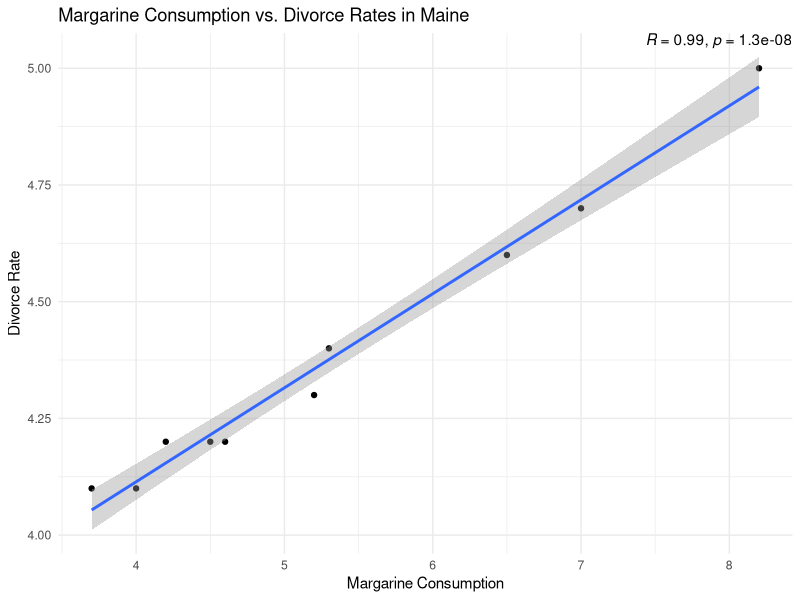

The R script that drew this image: (Note: this script raises an error after producing the figure.)
## ---- chunk 1
knitr::opts_chunk$set(echo = TRUE)

install.packages('car')
install.packages("ggpubr")
library(ggpubr)
library(dslabs)
library(car)


## ---- chunk 2

data(divorce_margarine)

divorce_margarine %>%
  ggplot(aes(x = margarine_consumption_per_capita, y = divorce_rate_maine)) + 
  geom_point() + 
  geom_smooth(method = 'lm') +
  labs(x = "Margarine Consumption", y = "Divorce Rate") +
  theme_minimal() +
  stat_cor(method = "pearson", label.x = Inf, label.y = Inf, hjust = 1, vjust = 1)+
  ggtitle("Margarine Consumption vs. Divorce Rates in Maine")

# We see a high positive correlation between margarine consumption and divorce rates in Maine: R = 0.99, p = 1.3e-08


## ---- chunk 3
data(GSSvocab)

filtered <- GSSvocab %>% filter(year==1978) %>% na.exclude()

## ---- chunk 4

filtered %>% ggplot(aes(educ,vocab)) + 
  geom_point(position = 'jitter') +
  scale_y_continuous(breaks = seq(0, max(filtered$vocab, na.rm = TRUE), by = 1)) +
  scale_x_continuous(breaks = seq(0, max(filtered$educ, na.rm = TRUE), by = 2))+
  labs(x = "Level of Education", y = "Vocabulary Score") +
  theme_minimal()+
  ggtitle("Vocabulary Score vs. Education Level")

m1 <- lm(vocab~educ, filtered)
summary(m1)
# We see from the model summary that education level significantly impacts the vocabulary test score,  
# and that, on average, each additional year/level of education is associated with an increase of 0.39 points in the vocabulary score.

## ---- chunk 5

filtered %>% ggplot(aes(x = nativeBorn, y = vocab)) +
  geom_boxplot() +
  scale_y_continuous(breaks = seq(0, max(filtered$vocab, na.rm = TRUE), by = 1))+
  labs(x = "Native Born", y = "Vocabulary Score") +
  theme_minimal()+
  ggtitle("Vocabulary Score by Nativeness")

m2 <- lm(vocab~educ + nativeBorn, filtered)
summary(m2)

# From the model summary we see that the education coefficient remains consistent with the previous model,
# and that, on average, being a native-born in an English-speaking country is associated with an increase of 0.65 points in vocabulary score.

## ---- chunk 6

ggplot(data = filtered, aes(x = as.factor(nativeBorn), y = educ)) +
  geom_boxplot() +
  labs(x = "Native Born", y = "Education Level") +
  scale_y_continuous(breaks = seq(0, max(filtered$educ, na.rm = TRUE), by = 2))+
  theme_minimal() +
  ggtitle("Education Level by Nativeness")

m3 <- lm(vocab~educ*nativeBorn, filtered)
summary(m3)

# We see that the interaction term is not significant, which suggests that the impact of education on vocabulary does not depend on nativeness.
# We can also see that education level is the only good predictor of vocabulary score in this model. 

## ---- chunk 7
anova(m1,m2,m3)
AIC(m1,m2,m3)
BIC(m1,m2,m3)
# In the ANOVA We see that adding nativeBorn to the model significantly improves the fit, 
# and adding the interaction term (educ:nativeBorn) does not significantly improve the model fit.

# Besides significantly improving the fit, Model 2: vocab ~ educ + nativeBorn, also has the lowest AIC and BIC scores.
